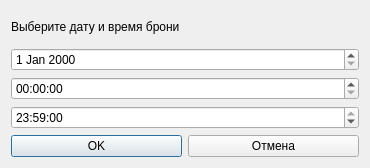
<?xml version="1.0" encoding="UTF-8"?>
<ui version="4.0">
 <class>addRecordDialog</class>
 <widget class="QDialog" name="addRecordDialog">
  <property name="geometry">
   <rect>
    <x>0</x>
    <y>0</y>
    <width>370</width>
    <height>168</height>
   </rect>
  </property>
  <property name="windowTitle">
   <string>Dialog</string>
  </property>
  <layout class="QVBoxLayout" name="verticalLayout">
   <item>
    <widget class="QLabel" name="label">
     <property name="text">
      <string>Выберите дату и время брони</string>
     </property>
    </widget>
   </item>
   <item>
    <widget class="QDateEdit" name="dateEdit"/>
   </item>
   <item>
    <widget class="QTimeEdit" name="startTimeEdit"/>
   </item>
   <item>
    <widget class="QTimeEdit" name="endTimeEdit">
     <property name="dateTime">
      <datetime>
       <hour>23</hour>
       <minute>59</minute>
       <second>0</second>
       <year>2000</year>
       <month>1</month>
       <day>1</day>
      </datetime>
     </property>
    </widget>
   </item>
   <item>
    <layout class="QHBoxLayout" name="horizontalLayout">
     <item>
      <widget class="QPushButton" name="OKButton">
       <property name="text">
        <string>OK</string>
       </property>
      </widget>
     </item>
     <item>
      <widget class="QPushButton" name="cancelButton">
       <property name="text">
        <string>Отмена</string>
       </property>
      </widget>
     </item>
    </layout>
   </item>
  </layout>
 </widget>
 <resources/>
 <connections/>
</ui>
